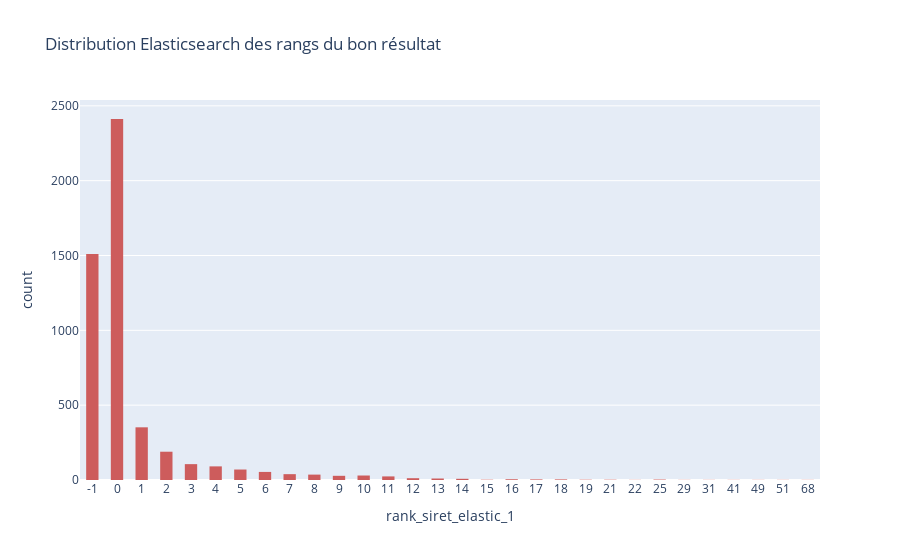

The code cell stored with this chart in its notebook:
### Code cell
fig = px.histogram(
    df_test.sort_values(by=[f"rank_siret_elastic_{SEARCH_VERSION}"]),
    x=f"rank_siret_elastic_{SEARCH_VERSION}",
    color_discrete_sequence=["indianred"],
    title="Distribution Elasticsearch des rangs du bon résultat",
)
fig.update_layout(bargap=0.5)
fig.update_xaxes(type="category")
fig.show()
# plotly.offline.plot(fig, filename=f"./output/plots/rank_{SEARCH_VERSION}.html")

### Figure 1 — Plotly figure (JSON) as saved in the notebook; plotly's stock layout.template omitted (floating-point values rounded to 4 significant figures; data arrays with more than 128 entries replaced by an {"elided": "..."} marker saying what was removed)
{"data": [{"alignmentgroup": "True", "bingroup": "x", "hovertemplate": "rank_siret_elastic_1=%{x}<br>count=%{y}<extra></extra>", "legendgroup": "", "marker": {"color": "indianred", "pattern": {"shape": ""}}, "name": "", "offsetgroup": "", "orientation": "v", "showlegend": false, "type": "histogram", "x": {"elided": "5000 int values"}, "xaxis": "x", "yaxis": "y"}], "layout": {"autosize": true, "bargap": 0.5, "barmode": "relative", "legend": {"tracegroupgap": 0}, "title": {"text": "Distribution Elasticsearch des rangs du bon résultat"}, "xaxis": {"anchor": "y", "autorange": true, "domain": [0, 1], "range": [-0.5, 29.5], "title": {"text": "rank_siret_elastic_1"}, "type": "category"}, "yaxis": {"anchor": "x", "autorange": true, "domain": [0, 1], "range": [0, 2539.0], "title": {"text": "count"}}}}
